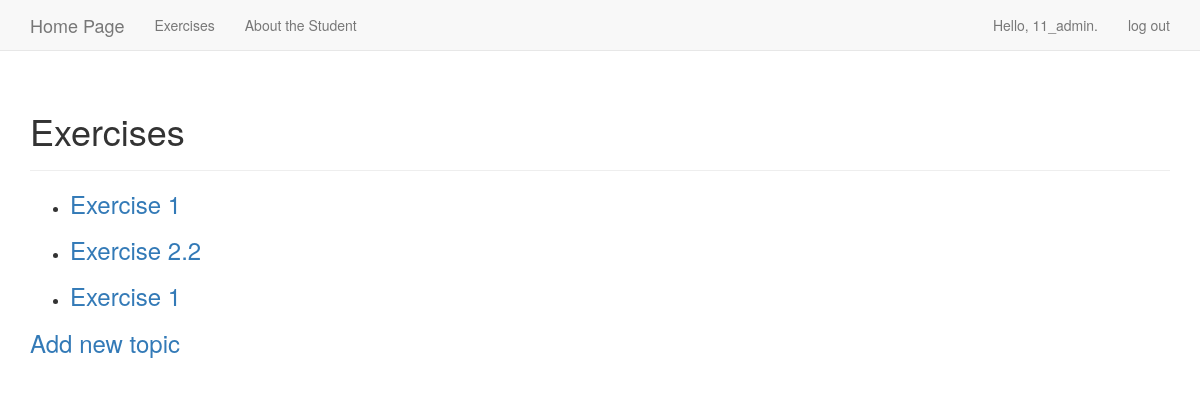
The app's page /topics/ (signed in) with its own data.
### learning_logs/models.py (models this page shows)
class Topic(models.Model):
    text = models.CharField(max_length=200)
    date_added = models.DateTimeField(auto_now_add=True)
    owner = models.ForeignKey(User, on_delete=models.CASCADE, )
    def __str__(self):
        return self.text

### learning_logs/views.py (the view)
# urls.py: url(r'^topics/$', views.topics, name='topics'),
@login_required
def topics(request):
    topics = Topic.objects.filter(owner=request.user).order_by('date_added')
    context = {'topics': topics}
    return render(request, 'learning_logs/topics.html', context)

### learning_logs/templates/learning_logs/topics.html
{% extends "learning_logs/base.html" %}
{% block header %}
    <h1>Exercises</h1>
{% endblock header %}
{% block content %}
    <ul>
        {% for topic in topics %}
        <li>
            <h3>
                <a href="{% url 'learning_logs:topic' topic.id %}">{{ topic }}</a>
            </h3>
        </li>
        {% empty %}
            <li>No topics have been added yet.</li>
        {% endfor %}
    </ul>
    <h3><a href="{% url 'learning_logs:new_topic' %}">Add new topic</h3>
{% endblock content %}

### learning_logs/templates/learning_logs/base.html (shortened to what this page needs)
{% load bootstrap3 %}
<!DOCTYPE html>
<html lang="en">
    <head>
        {% bootstrap_css %}
    </head>
    <body>
    <nav class="navbar navbar-default navbar-static-top">
        <div class="container">
        <div class="navbar-header">
        <a class="navbar-brand" href="{% url 'learning_logs:index' %}">Home Page</a>
        </div>
        <div id="navbar" class="navbar-collapse collapse">
            <ul class="nav navbar-nav">
                <li><a href="{% url 'learning_logs:topics' %}">Exercises</a></li>
            </ul>
        <div id="navbar" class="navbar-collapse collapse">
            <ul class="nav navbar-nav">
            <li><a href="{% url 'learning_logs:about' %}">About the Student</a></li>
            </ul>
            <ul class="nav navbar-nav navbar-right">
                {% if user.is_authenticated %}
                    <li><a>Hello, {{ user.username }}.</a></li>
                    <li><a href="{% url 'users:logout' %}">log out</a></li>
                {% else %}
                    <li><a href="{% url 'users:register' %}">register</a></li>
                    <li><a href="{% url 'users:login' %}">log in</a></li>
                {% endif %}
            </ul>
        </div>
        </div>
        </nav>
        <div class="container">
            <div class="page-header">
           {% block header %}{% endblock header %}
            </div>
            <div>
            {% block content %}{% endblock content %}
            </div>
        </div>
    </body>
</html>

### learning_logs/templates/learning_logs/base.html (style rules this page uses)
body { height: 100vh; background-image: url(https://mcdn.wallpapersafari.com/medium/82/84/zkM4FJ.png); background-size: cover; background-repeat: no-repeat; background-attachment: fixed; width: 100%; }

### records on screen
Topic: text "Exercise 1"
Topic: text "Exercise 2.2"
Topic: text "Exercise 1"

### other values on screen
{{ user.username }} "11_admin"
